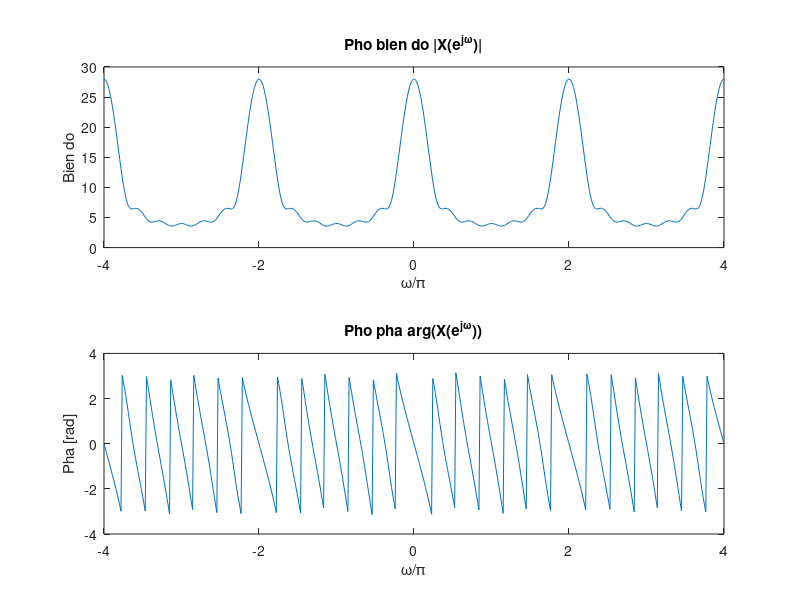

Reproduce this figure in MATLAB.
w = linspace(-4*pi,4*pi,512); 
num = [1 1 -2];
x = [1 2 3 4 5 6 7];
h = freqz(x,1,w);
subplot(211),plot(w/pi,abs(h));
xlabel('\omega/\pi');
ylabel('Bien do');
title('Pho bien do |X(e^{j\omega})|');
subplot(212),plot(w/pi,angle(h));
xlabel('\omega/\pi');
ylabel('Pha [rad]');
title('Pho pha arg(X(e^{j\omega}))');